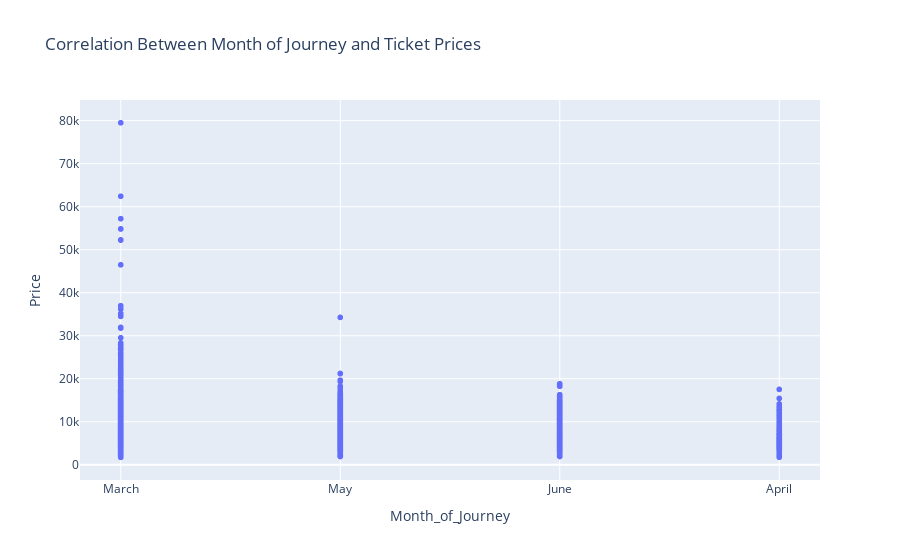

Source (notebook cell):
### Markdown cell above
Is there a correlation between the month of the journey and ticket prices?

### Code cell
px.scatter(df, x='Month_of_Journey', y='Price', title='Correlation Between Month of Journey and Ticket Prices')

### Figure 1 — Plotly figure (JSON) as saved in the notebook; plotly's stock layout.template omitted (floating-point values rounded to 4 significant figures; data arrays with more than 128 entries replaced by an {"elided": "..."} marker saying what was removed)
{"data": [{"hovertemplate": "Month_of_Journey=%{x}<br>Price=%{y}<extra></extra>", "legendgroup": "", "marker": {"color": "#636efa", "symbol": "circle"}, "mode": "markers", "name": "", "showlegend": false, "type": "scattergl", "x": {"elided": "9566 str values"}, "xaxis": "x", "y": {"elided": "9566 int values"}, "yaxis": "y"}], "layout": {"legend": {"tracegroupgap": 0}, "title": {"text": "Correlation Between Month of Journey and Ticket Prices"}, "xaxis": {"anchor": "y", "domain": [0, 1], "title": {"text": "Month_of_Journey"}}, "yaxis": {"anchor": "x", "domain": [0, 1], "title": {"text": "Price"}}}}
